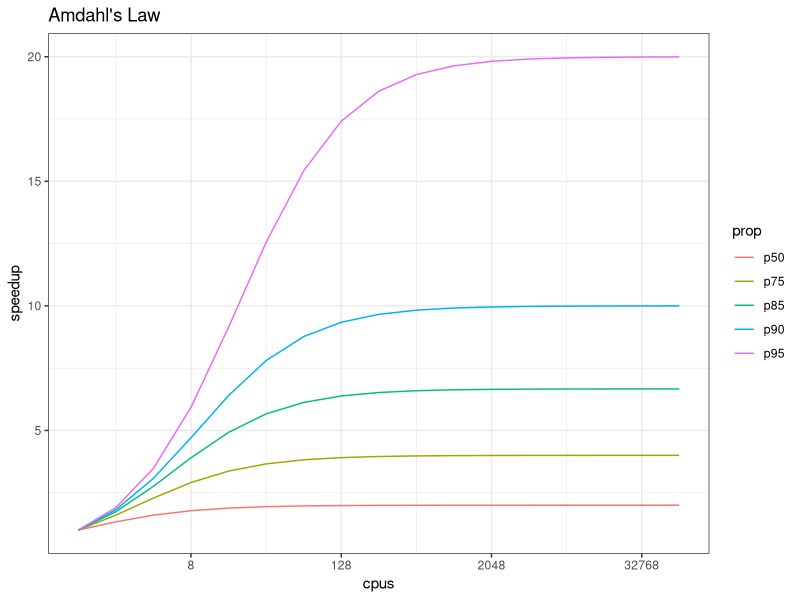

Source code (R):
## ---- chunk 1
library(ggplot2)
library(tidyr)
amdahl <- function(p, s) {
  return(1 / ( (1-p) + p/s  ))
}
doubles <- 2^(seq(0,16))
cpu_perf <- cbind(cpus = doubles, p50 = amdahl(.5, doubles))
cpu_perf <- cbind(cpu_perf, p75 = amdahl(.75, doubles))
cpu_perf <- cbind(cpu_perf, p85 = amdahl(.85, doubles))
cpu_perf <- cbind(cpu_perf, p90 = amdahl(.90, doubles))
cpu_perf <- cbind(cpu_perf, p95 = amdahl(.95, doubles))
#cpu_perf <- cbind(cpu_perf, p99 = amdahl(.99, doubles))
cpu_perf <- as.data.frame(cpu_perf)
cpu_perf <- cpu_perf %>% gather(prop, speedup, -cpus)
ggplot(cpu_perf, aes(cpus, speedup, color=prop)) + 
  geom_line() +
  scale_x_continuous(trans='log2') +
  theme_bw() +
  labs(title = "Amdahl's Law")
